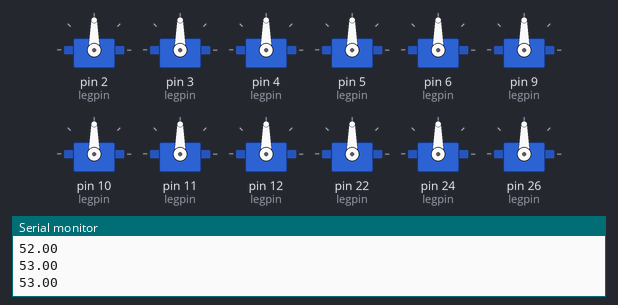
A sketch run on a simulated Arduino Mega 2560, built with avr-gcc and run on an emulated ATmega2560. Parts: 12 × servo, the last lines printed to the serial monitor.

Above: at 0.05 s.
At 0.85 s:
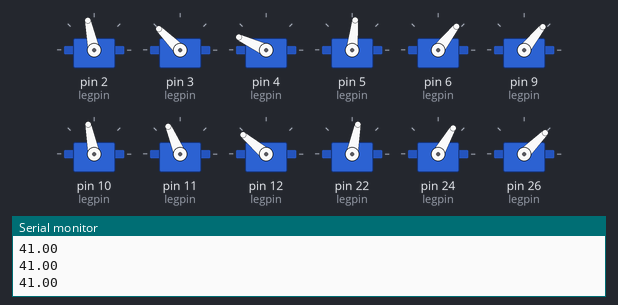
At 1.05 s:
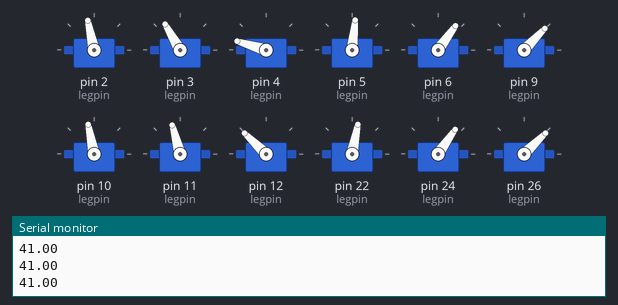
At 1.25 s:
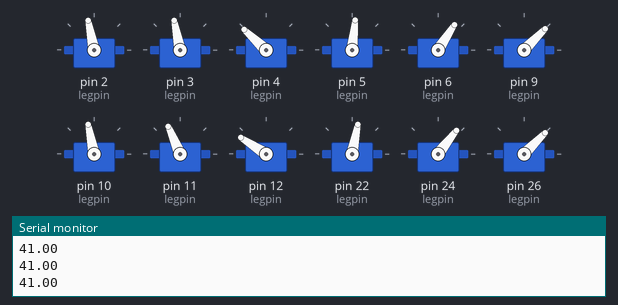
At 1.45 s:
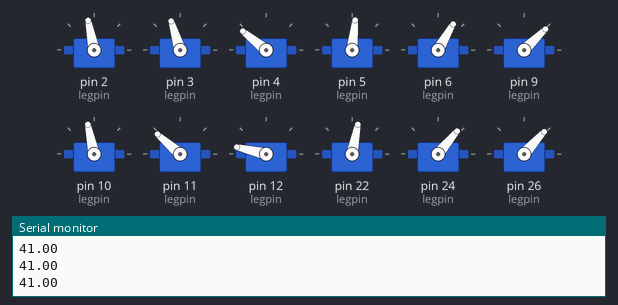
At 1.7 s:
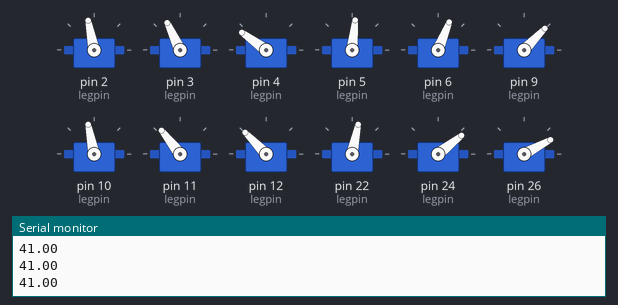
Timing chart, 0 to 3.9 s (numbered marks = the images above):
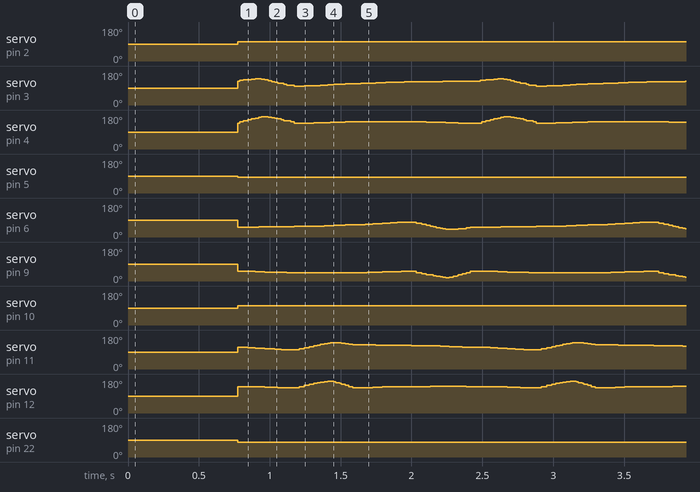

Measured:
- by itself, servo on pin 2 (legpin): repeats every 1.7 s: 102° 0.26 s, 101° 1.5 s
- by itself, servo on pin 5 (legpin): alternates 84° for 1.5 s and 83° for 0.25 s
- by itself, servo on pin 9 (legpin), servo on pin 26 (legpin): moves between 18° and 52°, repeating every 1.7 s
- by itself, servo on pin 10 (legpin): repeats every 1.7 s: 102° 0.25 s, 101° 1.5 s

The sketch:

crawl_gait3_WO_tail_smart_delays.ino
```cpp
// Crawl Gait 3  Exection of the robot
// Crawl Gait 3 : 0-2-3-1 NO TAIL
// 3d coordinates of foot are used
// Experiment on Proptional delays between servos

// JOINT ANGLES are in degrees
// this code uses inverse kinematics to first derive the angles, then store them
// for further use.
// it also incorporates SINUSOIDAL delays in the tail movement...
// to reduce the  jerk


#include <Servo.h>

#define totalServocount 1	//total numbers of motor in the robot
#define legServocount 3 	//number of motors in a leg
#define tailServocount 2 	//number of motors in a tail
#define legcount 4 			//total number of legs
#define step_iter 18 		//number of iterations in a step :  standard
#define max_step_count  8 	// max number of steps in a gait : standard

// All dimensions are in m and degrees
//Robot's properties
double clen = 0.115;
double tlen = 0.065;
double abd_len = 0.045; 	//hip abduction joint length
double height = 0.16 + abd_len;
double step = 0.08;
double back_step = 0.04; 	// the position of foot behinfd shoulder in standing
double step_height = 0.02;
double spread = 0.04;  		// Spreading of legs: +ve implies towards outside, -ve implies towards inside
int iter_delay = 3;    		// Delay after completion of iteration of all servos
int servoloop_delay = 5; 	// delay after changing the state of the servo
int servo_delay_gain = 2 ; // proptional gain for finding the delay depending on change in state
int tail_iter_delay = 20;
int tail_delay = 50;
int tail_amp = 90;
int tail_off = 25; 			//offset to the tail: NOTE: It is always added to the angle

//using the array approach for defining properties of the servos
//leg servos
int legpin[4][3] =
{
	{2, 3, 4},
	{5, 6, 9},
	{10, 11, 12},
	{22, 24, 26},
};
int leghome[4][3] =
{
	{0, 0, 0},
	{0, 0, 0},
	{0, 0, 0},
	{0, 0, 0}
};

//tail servos
int tailpin[tailServocount] = {28, 30};
int tailhome[tailServocount] = {90, 90};

//Defining servo objects
Servo legservo[legcount][legServocount];
Servo tailservo[tailServocount];

//offset of joint angles
float offset[legcount][legServocount] = {
										{90,85,93},
										{95,93,95},
										{90,87,90},
										{90,90,95}};

//defining the variables used in gait execution
//arrays for storing angles
float leg0[legServocount][step_iter*max_step_count];
float leg1[legServocount][step_iter*max_step_count];
float leg2[legServocount][step_iter*max_step_count];
float leg3[legServocount][step_iter*max_step_count];

int step_count = 4; // step count for crawl gait 1.2
double x = 0;	    // side coordinate of the leg
double z = height; // veritcle coordinates of the foot
double y = 0; // forward coordinate of the foot
int loop_iter = 0;
float hip_abd = 0;
//******************THE SETUP FUNCTION********************
void setup()
{
	//Setting up the motors

	for(int i = 0; i < legcount; i++)
	{
		for(int j = 0; j < legServocount; j++)
		{
			legservo[i][j].attach(legpin[i][j]);
		}
	}
	for(int i = 0; i < tailServocount; i++)
	{
		tailservo[i].attach(tailpin[i]);
	}
	//serial monitor for debugging
	Serial.begin(9600);

}

//**************THE LOOP:  CONTAINS THE GAIT*******************
void loop()
{
	if(loop_iter == 0)
	{

		//Generating Angles for Crawl GAit 3
		// step_iter = 18 : standard
		// step_count = 4 : for crawl gait 3
		//GAIT: 0-2-3-1
		// for leg 0
		for (int i = 0; i < (step_iter * step_count) + 1 ; i++)
		{
			if(i < (step_iter * 1) + 1) //step 1
			{
				 x = spread;
				 y = i * 10 * step / 180 - back_step;
				 z = height - step_height * sin((i) * 10 * M_PI / 180) ;
			}
			else if (i > (step_iter * 1) && i < (step_iter * 2) + 1) //step 2
			{
				 x = spread;
				 y = step - back_step - ((i - step_iter * 1) * (step / 3) / step_iter);
				 z = height;
			}
			else if (i > (step_iter * 2) && i < (step_iter * 3) + 1) // step 3
			{
				 x = spread;
				 y = (2 * step / 3) - back_step - ((i - step_iter * 2) * (step / 3) / step_iter);
				 z = height  ;
			}
			else if (i > (step_iter * 3) && i < (step_iter * 4) + 1)
			{
				 x = spread;
				 y = (step / 3) - back_step - ((i - step_iter * 3) * (step / 3) / step_iter);
				 z = height;
			}

			//finding the angles
			double psi = atan2(x, z);
			double z1 = (z / cos(psi)) - abd_len;
			double cosphi = ((z1 * z1 + y * y - tlen * tlen - clen * clen) / (2 * clen * tlen));
			double phi = atan2(sqrt((1 - cosphi * cosphi)), cosphi);
			double k2 = clen * sin(phi);
			double k1 = tlen + clen * cos(phi);
			double alpha = atan2(k2, k1);
			double theta  = atan2(y, z1) - alpha;

			leg0[0][i] = lrint((psi) * 180 / M_PI);
			leg0[1][i] = lrint((-theta) * 180 / M_PI);
			leg0[2][i] = lrint((phi ) * 180 / M_PI);
			Serial.println(leg0[1][i]);
		}

		// for leg 1
		for (int i = 0; i < (step_iter * step_count) + 1 ; i++)
		{
			if(i < (step_iter * 1) + 1) //step 1
			{
				 x = spread;
				 y =  -back_step + ((i) * (step / 3) / step_iter);
				 z = height ;
			}
			else if (i > (step_iter * 1) && i < (step_iter * 2) + 1) //step 2
			{
				 x = spread;
				 y = (1 * step / 3) - back_step + ((i - step_iter * 1) * (step / 3) / step_iter);
				 z = height  ;
			}
			else if (i > (step_iter * 2) && i < (step_iter * 3) + 1) //step 3
			{
				 x = spread;
				 y = (2 * step / 3) + ((i - step_iter * 2) * (step / 3) / step_iter) - back_step ;
				 z = height  ;
			}
			else if (i > (step_iter * 3) && i < (step_iter * 4) + 1) //step 4
			{
				 x = spread;
				 y = step -  (i - (step_iter * 3)) * 10 * step / 180 - back_step ;
				 z = height - step_height * sin((i - (step_iter * 3)) * 10 * M_PI / 180) ;
			}

			//finding the angles
			double psi = atan2(x, z);
			double z1 = (z / cos(psi)) - abd_len;
			double cosphi = ((z1 * z1 + y * y - tlen * tlen - clen * clen) / (2 * clen * tlen));
			double phi = atan2(sqrt((1 - cosphi * cosphi)), cosphi);
			double k2 = clen * sin(phi);
			double k1 = tlen + clen * cos(phi);
			double alpha = atan2(k2, k1);
			double theta  = atan2(y, z1) - alpha;
			leg1[0][i] = lrint((-psi) * 180 / M_PI);
			leg1[1][i] = lrint(theta * 180 / M_PI);
			leg1[2][i] = lrint((-phi ) * 180 / M_PI);

		}

		// for leg 2
		for (int i = 0; i < (step_iter * step_count) + 1 ; i++)
		{
			if(i < (step_iter * 1) + 1) //step 1
			{
				 x = spread;
				 y = (2 * step / 3) - back_step + (i * (step / 3) / step_iter);
				 z = height ;
			}
			else if (i > (step_iter * 1) && i < (step_iter * 2) + 1) //step 2
			{
				 x = spread;
				 y = step -  (i - (step_iter * 1)) * 10 * step / 180 - back_step ;
				 z = height - step_height * sin((i - (step_iter * 1)) * 10 * M_PI / 180) ;
			}

			else if (i > (step_iter * 2) && i < (step_iter * 3) + 1) //step 3
			{
				 x = spread;
				 y =  - back_step + ((i - step_iter * 2) * (step / 3) / step_iter) ;
				 z = height ;
			}
			else if (i > (step_iter * 3) && i < (step_iter * 4) + 1) //step 4
			{
				 x = spread;
				 y = (step / 3) + ((i - step_iter * 3) * (step / 3) / step_iter) - back_step ;
				 z = height  ;
			}

			//finding the angles
			double psi = atan2(x, z);
			double z1 = (z / cos(psi)) - abd_len;
			double cosphi = ((z1 * z1 + y * y - tlen * tlen - clen * clen) / (2 * clen * tlen));
			double phi = atan2(sqrt((1 - cosphi * cosphi)), cosphi);
			double k2 = clen * sin(phi);
			double k1 = tlen + clen * cos(phi);
			double alpha = atan2(k2, k1);
			double theta  = atan2(y, z1) - alpha;
			leg2[0][i] = lrint((psi) * 180 / M_PI);
			leg2[1][i] = lrint((-theta) * 180 / M_PI);
			leg2[2][i] = lrint((phi) * 180 / M_PI);

		}

		// for leg 3
		for (int i = 0; i < (step_iter * step_count) + 1 ; i++)
		{
			if(i < (step_iter * 1) + 1) //step 1
			{
				 x = spread;
				 y =  (2 * step / 3) - back_step - ((i) * (step / 3) / step_iter);
				 z = height ;
			}
			else if (i > (step_iter * 1) && i < (step_iter * 2) + 1) //step 2
			{
				 x = spread;
				 y = (step / 3) - back_step - ((i - step_iter * 1) * (step / 3) / step_iter);
				 z = height  ;
			}
			else if (i > (step_iter * 2) && i < (step_iter * 3) + 1) //step 3
			{
				 x = spread;
				 y = (i - step_iter * 2) * 10 * step / 180 - back_step;
				 z = 	height - step_height * sin((i - step_iter * 2) * 10 * M_PI / 180) ;
			}
			else if (i > (step_iter * 3) && i < (step_iter * 4) + 1) // step 4
			{
				 x = spread;
				 y = (step) - back_step - ((i - step_iter * 3) * (step / 3) / step_iter);
				 z = height;
			}

			//finding the angles
			double psi = atan2(x, z);
			double z1 = (z / cos(psi)) - abd_len;
			double cosphi = ((z1 * z1 + y * y - tlen * tlen - clen * clen) / (2 * clen * tlen));
			double phi = atan2(sqrt((1 - cosphi * cosphi)), cosphi);
			double k2 = clen * sin(phi);
			double k1 = tlen + clen * cos(phi);
			double alpha = atan2(k2, k1);
			double theta  = atan2(y, z1) - alpha;
			leg3[0][i] = lrint((-psi) * 180 / M_PI);
			leg3[1][i] = lrint(theta * 180 / M_PI);
			leg3[2][i] = lrint((-phi ) * 180 / M_PI);
		}
		//updating loop_iter
		loop_iter++;
	}

	//set HIP ABDUCTION ANGLE
	/*
	hip_abd = 0;
	legservo[0][0].write(offset[0][0] + 5 );
	delay(servoloop_delay);
	legservo[1][0].write(offset[1][0] - 5);
	delay(servoloop_delay);
	legservo[2][0].write(offset[2][0] + 10  );
	delay(servoloop_delay);
	legservo[3][0].write(offset[3][0] - 5);
	delay(servoloop_delay);
	*/
	tailservo[0].write(75);
	delay(tail_delay);

//---------Execution--------\\

// begining leg movement
	int i = 0;
	for(int j = 0; j < legServocount; j++)
	{
		legservo[0][j].write(offset[0][j] + leg0[j][i]);
		delay(servo_delay_gain * sqrt(pow((leg0[j][i] - leg0[j][(step_iter * step_count)]), 2)));

		legservo[3][j].write(offset[3][j] + leg3[j][i]);
		delay(servo_delay_gain * sqrt(pow((leg3[j][i] - leg3[j][(step_iter * step_count)]), 2)));

		legservo[1][j].write(offset[1][j] + leg1[j][i]);
		delay(servo_delay_gain * sqrt(pow((leg1[j][i] - leg1[j][(step_iter * step_count)]), 2)));

		legservo[2][j].write(offset[2][j] + leg2[j][i]);
		delay(servo_delay_gain * sqrt(pow((leg2[j][i] - leg2[j][(step_iter * step_count)]), 2)));

	}
	delay(iter_delay);

// rest of the leg movement (without tail)
	for(int i = 1; i < (step_iter * step_count) + 1; i++)
	{

		for(int j = 0; j < legServocount; j++)
		{
			legservo[0][j].write(offset[0][j] + leg0[j][i]);
			delay(servo_delay_gain * sqrt(pow((leg0[j][i] - leg0[j][i - 1]), 2)));

			legservo[3][j].write(offset[3][j] + leg3[j][i]);
			delay(servo_delay_gain * sqrt(pow((leg3[j][i] - leg3[j][i - 1]), 2)));

			legservo[1][j].write(offset[1][j] + leg1[j][i]);
			delay(servo_delay_gain * sqrt(pow((leg1[j][i] - leg1[j][i - 1]), 2)));

			legservo[2][j].write(offset[2][j] + leg2[j][i]);
			delay(servo_delay_gain * sqrt(pow((leg2[j][i] - leg2[j][i - 1]), 2)));

		}

		delay(iter_delay);
	}


}
```
